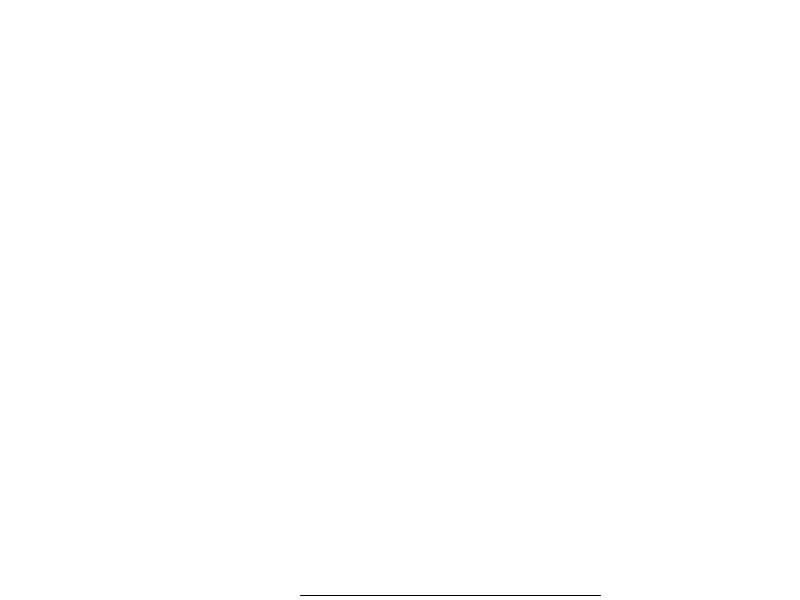
Frame 1 (no input)
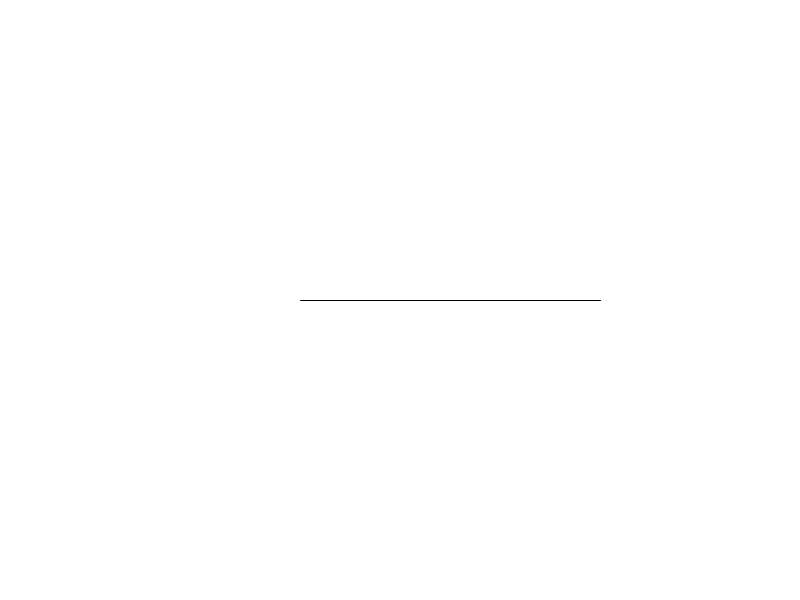
Frame 60 (the mouse pressed at the canvas centre just before this capture)
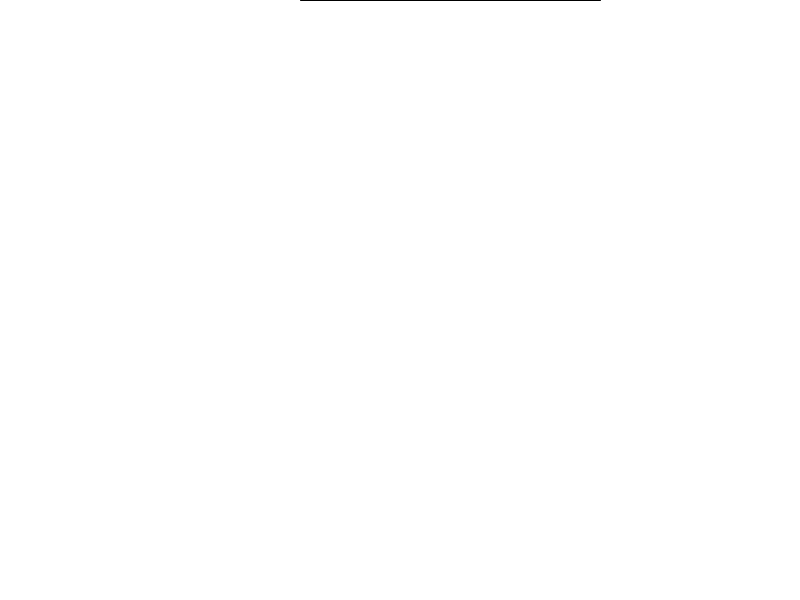
Frame 120 (the mouse held since frame 60 and released just before this capture)

The Processing sketch that drew these frames (run headless with seeded random() and noise(); from frame 60 on, the mouse is pressed at the canvas centre):

// Processing sketch: sketch_140425k
// ── sketch_140425k.pde
int e_x = 300;
int e_y = 600;
int dy = 5;
int l = 300;


void setup(){
  size(800,600);
}


void draw(){
  background(255);
  e_y = e_y - dy;
 
  
  line(e_x,e_y,e_x + l,e_y);
}
